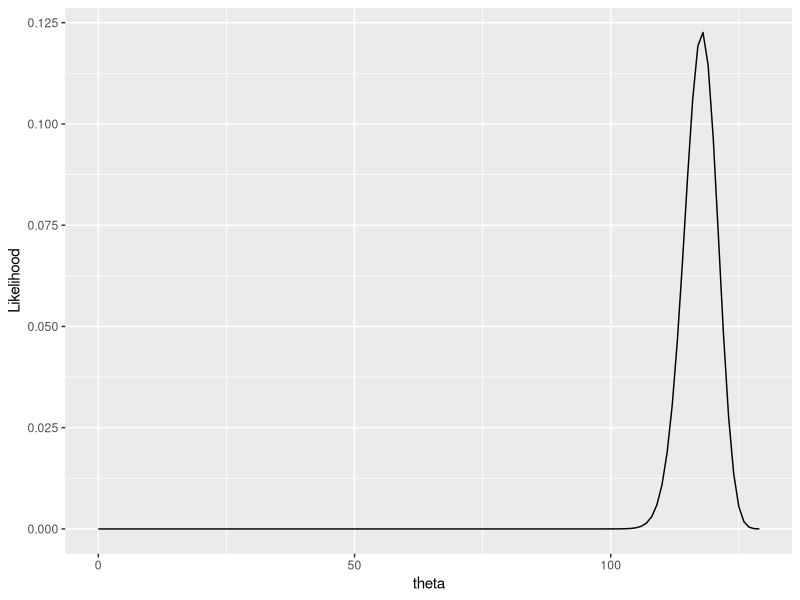
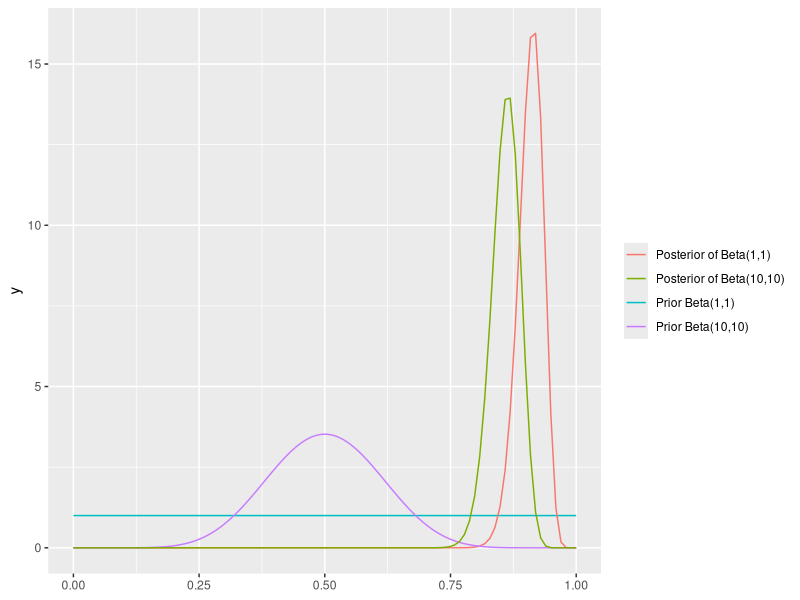

Source code (R) for these figures, in order:
## ---- chunk 1
knitr::opts_chunk$set(warning = FALSE, message = FALSE)
## ---- chunk 2
n <- 129
se <- sqrt(0.91*0.08/n)
CI <- c(0.91-qnorm(0.975)*se,0.91+qnorm(0.975)*se)
CI
## ---- chunk 3
Posterior_Mean <- 119/(119+12)
Posterior_Mean
## ---- chunk 4
cred_int <- c(qbeta(0.025, 119, 12), qbeta(0.975, 119, 12))
cred_int
## ---- chunk 5
summary(rbeta(100, 10, 10))
## ---- chunk 6
library(tidyverse)
theta <- seq(0,129)
likefun <- dbinom(theta,129,0.91)
df <- data.frame(x=theta,y=likefun)
df |> ggplot(aes(x=theta,y=likefun))+geom_line()+labs(x="theta",y="Likelihood")
## ---- chunk 7
df |> ggplot(aes())+stat_function(fun = dbeta, n = 100, args = list(shape1 = 1, shape2 = 1), aes(colour = "Prior Beta(1,1)")) +
  stat_function(fun = dbeta, n = 100, args = list(shape1 = 119, shape2 = 12), aes(colour = "Posterior of Beta(1,1)")) +
  stat_function(fun = dbeta, n = 100, args = list(shape1 = 10, shape2 = 10), aes(colour = "Prior Beta(10,10)")) +
  stat_function(fun = dbeta, n = 100, args = list(shape1 = 128, shape2 = 21), aes(colour = "Posterior of Beta(10,10)")) +theme(legend.title = element_blank())
